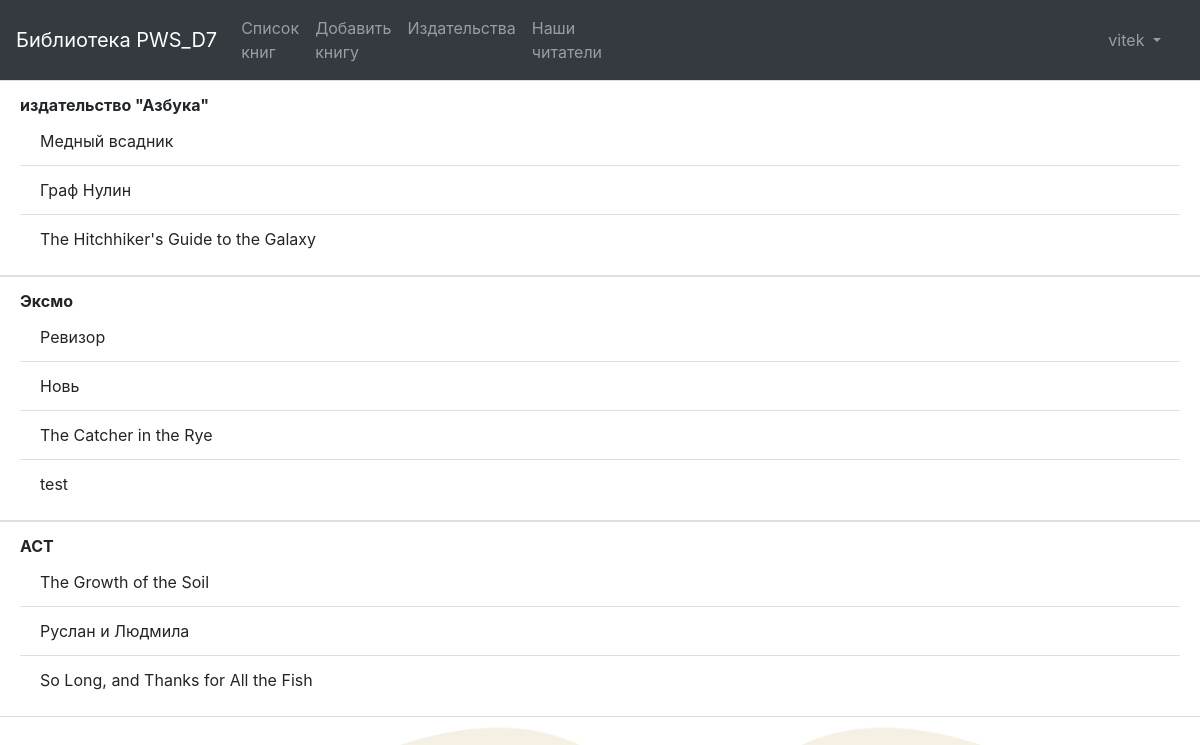
The app's page /publishers/ (signed in) with its own data.
### p_library/models.py (models this page shows, shortened)
class Publisher(models.Model):
    pub_name = models.TextField()

class Book(models.Model):
    ISBN = models.CharField(max_length=13)
    title = models.TextField()
    cover = models.ImageField(upload_to='images', height_field='cover_height', width_field='cover_width', max_length=100)
    cover_height = models.PositiveIntegerField()
    cover_width = models.PositiveIntegerField()
    description = models.TextField()
    year_release = models.SmallIntegerField()
    author = models.ForeignKey(Author, on_delete=models.CASCADE)
    publisher = models.ForeignKey(Publisher, null=True, on_delete=models.SET_NULL)
    price = models.DecimalField(max_digits=6, decimal_places=2)
    copy_count = models.PositiveSmallIntegerField(default=1)
    reader = models.ForeignKey(
        'Reader', on_delete=models.SET_NULL,
        null=True, blank=True,
        default='',
        related_name='get_book')

### p_library/views.py (the view)
# urls.py: path('publishers/', pub_list),
def pub_list(request):
    template = loader.get_template('publishers.html')
    publishers = Publisher.objects.all()
    books = Book.objects.all()
    user = request.user
    pub_data = {
        "publishers": publishers,
        "books": books,
        "user": user,
    }
    return HttpResponse(template.render(pub_data))

### p_library/templates/publishers.html (shortened to what this page needs)
{% extends "base.html" %}
{% block content %}
{% for pub in publishers %}
<ul class="list-group list-group-flush font-weight-bold">
    <li class="list-group-item"> {{ pub.pub_name }}
        <ul class="list-group list-group-flush font-weight-normal">
        {% for book in pub.book_set.all %}
            <li class="list-group-item"> {{ book.title }}</li>
        {% endfor %}
        </ul>
    </li>
</ul>
{% endfor %}
{% endblock %}

### p_library/templates/base.html (shortened to what this page needs)
<!DOCTYPE html>
{% load static %}
<html lang="en">
<head>
<link rel="stylesheet"
      href="https://maxcdn.bootstrapcdn.com/bootstrap/4.0.0/css/bootstrap.min.css"
>
<link rel="stylesheet" type="text/css" href="{% static 'css/style.css' %}">
</head>
<body>
<nav class="navbar navbar-expand-md navbar-dark bg-dark">
  <a class="navbar-brand" href="/index">Библиотека PWS_D7</a>
  <div class="collapse navbar-collapse" id="collapsibleNavbar">
    <ul class="navbar-nav">
      <li class="nav-item">
        <a class="nav-link" href="/book/">Список книг</a>
      </li>
      <li class="nav-item">
        <a class="nav-link" href="/book/create/">Добавить книгу</a>
      </li>
            <li class="nav-item">
        <a class="nav-link" href="/publishers/">Издательства</a>
      </li>
      <li class="nav-item">
        <a class="nav-link" href="/readers/">Наши читатели</a>
      </li>
    </ul>
  </div>
{% load account socialaccount %}
{% if user.is_authenticated %}
  <div class="container">
    <div class="collapse navbar-collapse" id="mainMenu">
      <ul class="navbar-nav ml-auto">
        <li class="nav-item dropdown">
          <a class="nav-link dropdown-toggle" href="#" id="userMenu" data-toggle="dropdown" aria-haspopup="true" aria-expanded="false">
            {{ user.username }}
          </a>
        </li>
      </ul>
    </div>
  </div>
{% else %}
  <a class="navbar-brand mr-0" href="/accounts/login/">Log in</a>
{% endif %}
</nav>
    {% block content %}
    {% endblock %}
</body>

### static/css/style.css (style rules this page uses)
body { background: url('./img/back.jpg'); background-size: cover; }

### records on screen
Publisher: pub_name "издательство \"Азбука\""
Book: title "Медный всадник"
Book: title "Граф Нулин"
Book: title "The Hitchhiker's Guide to the Galaxy"
Publisher: pub_name "Эксмо"
Book: title "Ревизор"
Book: title "Новь"
Book: title "The Catcher in the Rye"
Book: title "test"
Publisher: pub_name "АСТ"
Book: title "The Growth of the Soil"
Book: title "Руслан и Людмила"
Book: title "So Long, and Thanks for All the Fish"

### other values on screen
{{ user.username }} "vitek"
